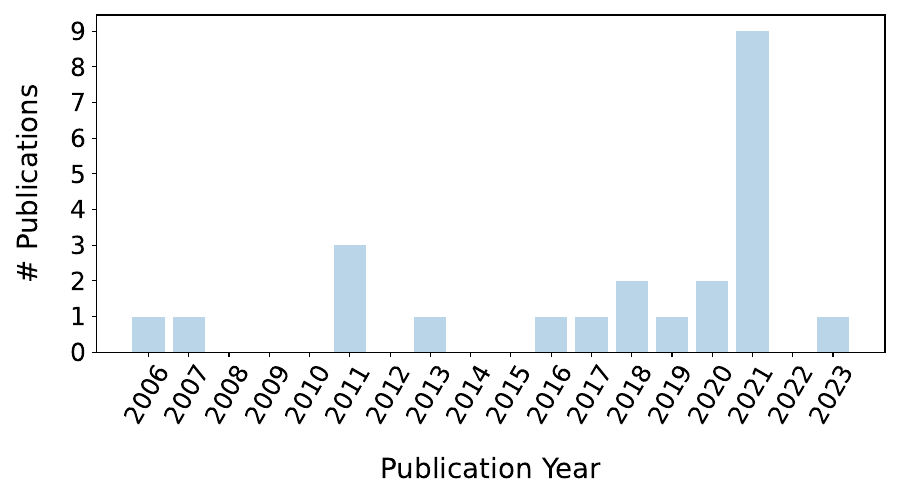

The script that saved this image:
from collections import Counter

import matplotlib.pyplot as plt
import numpy as np

plt.rcParams['figure.figsize'] = [9,5]
plt.rcParams['xtick.labelsize'] = 18
plt.rcParams['ytick.labelsize'] = 18
#plt.rcParams['xlabel.labelsize'] = 20
#plt.rcParams['ylabel.labelsize'] = 20

pubs=Counter([2021,2016,2019,2018,2010,2021,2021,2021,2022,2012,2020,2011,2011,2011,2020,2021,2022,2021,2018,2015,2011,2017,2017,2013,2017,2023,2011,2010,2018,2016,2007,2004,2003,2004,2004,2021,2017,2011,2021,2008,2010,2010,2006])
pubs=Counter([2021, 2019, 2018, 2021, 2021, 2021, 2021, 2020, 2011, 2011, 2020, 2021, 2021, 2017, 2013, 2017, 2023, 2018, 2016, 2007, 2021, 2017, 2011, 2021, 2010, 2006])
print(pubs.keys())
print(pubs)

pubs= [1,1,0,0,0,3,0,1,0,0,1,1,2,1,2,9,0,1]
years = [2006,2007,2008,2009,2010,2011,2012,2013,2014,2015,2016,2017,2018,2019,2020,2021,2022,2023]
#years = ["03","'04","05","06","07","08","09","10","11","12","13","14","15","16","17","18","19","20","21","22","23"]

plt.bar([0,1,2,3,4,5,6,7,8,9,10,11,12,13,14,15,16,17],pubs, align="center", alpha=.3 )
plt.xticks([0,1,2,3,4,5,6,7,8,9,10,11,12,13,14,15,16,17],years, rotation = 60)
plt.yticks([0,1,2,3,4,5,6,7,8,9],[0,1,2,3,4,5,6,7,8,9])

plt.ylabel("# Publications", fontsize=20, labelpad=20)
plt.xlabel("Publication Year", fontsize=20, labelpad=20)
plt.tight_layout()
#plt.show()
plt.savefig("publications_per_year.pdf", format="pdf")
